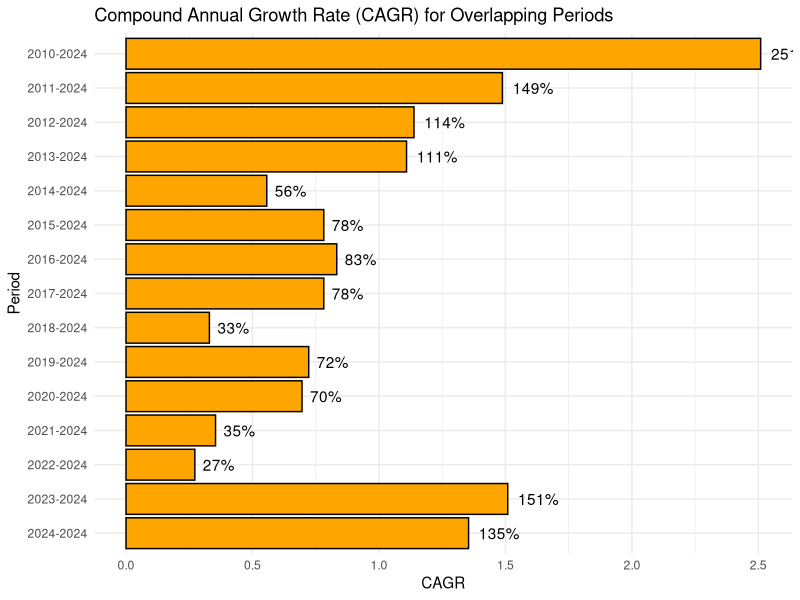
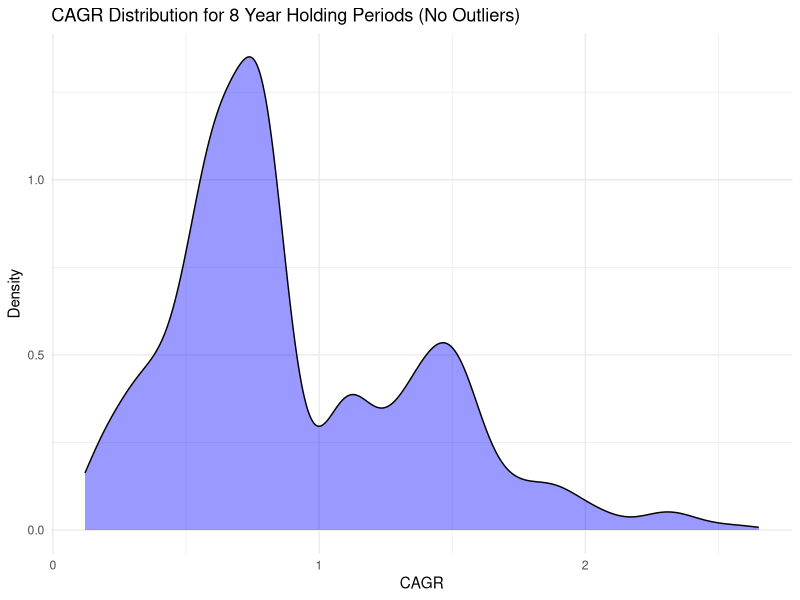

Generate these figures, in order, with R: (Note: this script raises an error after producing the figures.)
# ---- Load Necessary Libraries ----
if (!requireNamespace("lubridate", quietly = TRUE)) {
  install.packages("lubridate")
}
library(lubridate)

if (!requireNamespace("ggplot2", quietly = TRUE)) {
  install.packages("ggplot2")
}
library(ggplot2)

# ---- Load and Prepare Data ----
# Load the data from the CSV file
bitcoin_data <- read.csv("bitcoin_daily_prices.csv")

# Ensure your Date column is in Date format
bitcoin_data$Date <- as.Date(bitcoin_data$Date)

# Sort data by Date
bitcoin_data <- bitcoin_data[order(bitcoin_data$Date), ]

# ---- Determine Full Year Range ----
# Find the earliest and latest dates
min_date <- min(bitcoin_data$Date)
max_date <- max(bitcoin_data$Date)

# Determine the earliest full year
start_year <- ifelse(month(min_date) == 1 & day(min_date) == 1, year(min_date), year(min_date) + 1)
end_year <- year(max_date)

# Adjust the start date to January 1st of the earliest full year
start_date <- as.Date(paste0(start_year, "-01-01"))
end_date <- max_date

# ---- Calculate CAGR for Overlapping Periods ----
# Create a dataframe to store CAGR results
cagr_results_yearly <- data.frame(Period = character(),
                                  CAGR = numeric(),
                                  stringsAsFactors = FALSE)

# Function to calculate CAGR
calculate_cagr <- function(start_date, end_date, data) {
  period_data <- data[data$Date >= start_date & data$Date <= end_date, ]
  if (nrow(period_data) > 0) {
    start_value <- period_data$Close[1]
    end_value <- period_data$Close[nrow(period_data)]
    period_years <- as.numeric(difftime(end_date, start_date, units = "days")) / 365.25
    cagr <- (end_value / start_value)^(1 / period_years) - 1
    return(cagr)
  } else {
    return(NA)
  }
}

# Loop through each possible start year and calculate CAGR
for (start_yr in start_year:end_year) {
  start_date <- as.Date(paste0(start_yr, "-01-01"))
  cagr <- calculate_cagr(start_date, end_date, bitcoin_data)
  period_label <- paste0(start_yr, "-", end_year)
  cagr_results_yearly <- rbind(cagr_results_yearly, data.frame(Period = period_label, CAGR = cagr))
}

# ---- Visualize Overlapping Period CAGR ----
# Ensure the Period column is ordered chronologically
cagr_results_yearly$Period <- factor(cagr_results_yearly$Period, levels = rev(unique(cagr_results_yearly$Period)))

# Create a bar plot for CAGR
ggplot(cagr_results_yearly, aes(x = Period, y = CAGR)) +
  geom_bar(stat = "identity", fill = "orange", color = "black") +
  labs(
    title = "Compound Annual Growth Rate (CAGR) for Overlapping Periods",
    x = "Period",
    y = "CAGR"
  ) +
  geom_text(
    aes(label = scales::percent(CAGR, accuracy = 1)),
    hjust = -0.25,
    color = "black"
  ) +
  theme_minimal() +
  coord_flip()  # Flip the coordinates for better readability

# ---- Subperiod CAGR Calculation Function ----

calculate_subperiod_cagrs <- function(data, period_length) {
  # Ensure the dataset is sorted by date
  data <- data[order(data$Date), ]
  
  # Initialize a dataframe to store subperiod CAGR results
  cagr_results <- data.frame(
    Start_Date = as.Date(character()),
    End_Date = as.Date(character()),
    CAGR = numeric(),
    stringsAsFactors = FALSE
  )
  
  # Loop through all possible start dates
  for (i in 1:(nrow(data) - 1)) {
    start_date <- data$Date[i]
    end_date <- start_date + as.difftime(period_length * 365.25, units = "days")
    
    # Filter for the subperiod
    subperiod_data <- data[data$Date >= start_date & data$Date <= end_date, ]
    
    # If a valid subperiod exists, calculate the CAGR
    if (nrow(subperiod_data) > 1) {
      start_value <- subperiod_data$Close[1]
      end_value <- subperiod_data$Close[nrow(subperiod_data)]
      years <- as.numeric(difftime(max(subperiod_data$Date), start_date, units = "days")) / 365.25
      cagr <- (end_value / start_value)^(1 / years) - 1
      
      # Append the result to the dataframe
      cagr_results <- rbind(
        cagr_results,
        data.frame(Start_Date = start_date, End_Date = max(subperiod_data$Date), CAGR = cagr)
      )
    }
  }
  
  return(cagr_results)
}

# ---- Subperiod CAGR Visualization Function ----

visualize_subperiod_cagrs <- function(cagr_results, period_length) {
  library(ggplot2)
  
  # Calculate IQR and determine bounds
  Q1 <- quantile(cagr_results$CAGR, 0.25)
  Q3 <- quantile(cagr_results$CAGR, 0.75)
  IQR <- Q3 - Q1
  lower_bound <- Q1 - 1.5 * IQR
  upper_bound <- Q3 + 1.5 * IQR
  
  # Filter out outliers
  filtered_results <- cagr_results[cagr_results$CAGR >= lower_bound & cagr_results$CAGR <= upper_bound, ]
  
  # Calculate outlier stats
  total_points <- nrow(cagr_results)
  remaining_points <- nrow(filtered_results)
  outliers_removed <- total_points - remaining_points
  
  # Print information about outliers
  cat("\nOutlier Removal Summary:\n")
  cat("- Total data points: ", total_points, "\n")
  cat("- Remaining data points after outlier removal: ", remaining_points, "\n")
  cat("- Number of outliers removed: ", outliers_removed, "\n")
  cat("- Percentage of data points removed: ", round((outliers_removed / total_points) * 100, 2), "%\n")
  
  # Plot the distribution of CAGRs without outliers
  ggplot(filtered_results, aes(x = CAGR)) +
    geom_density(fill = "blue", alpha = 0.4) +
    labs(
      title = paste("CAGR Distribution for", period_length, "Year Holding Periods (No Outliers)"),
      x = "CAGR",
      y = "Density"
    ) +
    theme_minimal()
}

# ---- Subperiod CAGR Summary Function ----

summarize_subperiod_cagrs <- function(cagr_results, period_length) {
  if (nrow(cagr_results) == 0) {
    cat("\nNo valid subperiods found for the specified holding period length.\n")
    return(NULL)
  }
  
  # Summary Statistics
  mean_cagr <- mean(cagr_results$CAGR)
  median_cagr <- median(cagr_results$CAGR)
  min_cagr <- min(cagr_results$CAGR)
  max_cagr <- max(cagr_results$CAGR)
  deciles <- quantile(cagr_results$CAGR, probs = seq(0, 1, by = 0.1))
  
  # Display textual summary
  cat("\nCAGR Summary Statistics for", period_length, "Year Holding Periods:\n")
  cat("- Mean CAGR: ", scales::percent(mean_cagr, accuracy = 0.1), "\n")
  cat("- Median CAGR: ", scales::percent(median_cagr, accuracy = 0.1), "\n")
  cat("- Minimum CAGR: ", scales::percent(min_cagr, accuracy = 0.1), "\n")
  cat("- Maximum CAGR: ", scales::percent(max_cagr, accuracy = 0.1), "\n")
  cat("\nDecile Analysis:\n")
  for (i in 1:length(deciles)) {
    cat(paste0(" - ", names(deciles)[i], ": ", scales::percent(deciles[i], accuracy = 0.1)), "\n")
  }
}

# ---- Call the Functions ----

# Specify the period length
#period_length <- as.numeric(readline(prompt = "Enter the holding period length (in years): "))
period_length <- 8

# Step 1: Calculate the subperiod CAGRs
cagr_results <- calculate_subperiod_cagrs(bitcoin_data, period_length)

# Step 2: Visualize the subperiod CAGRs
if (!is.null(cagr_results) && nrow(cagr_results) > 0) {
  visualize_subperiod_cagrs(cagr_results, period_length)
}

# Step 3: Summarize the subperiod CAGRs
summarize_subperiod_cagrs(cagr_results, period_length)

# ---- Interactive Financial Freedom Calculator ----
financial_freedom <- function() {
  # Ask the user for inputs
  current_investment <- as.numeric(readline(prompt = "Enter your current investment size ($): "))
  withdrawal_rate <- as.numeric(readline(prompt = "Enter your withdrawal rate (e.g., 0.04 for 4%): "))
  annual_expenses <- as.numeric(readline(prompt = "Enter your annual expenses ($): "))
  cagr <- as.numeric(readline(prompt = "Enter your projected CAGR (e.g., 0.2 for 20%): "))
  
  # Calculate target portfolio size
  target_portfolio <- annual_expenses / withdrawal_rate
  
  # Calculate years to financial freedom
  years_to_freedom <- log(target_portfolio / current_investment) / log(1 + cagr)
  
  # Display results
  if (years_to_freedom > 0) {
    cat("\nTo achieve financial freedom:")
    cat("\n - Target Portfolio Size: $", round(target_portfolio, 2))
    cat("\n - Years Needed: ", round(years_to_freedom, 2), " years\n")
  } else {
    cat("\nCongratulations! You already have enough for financial freedom based on your inputs.\n")
  }
}

# Run the financial freedom calculator
financial_freedom()